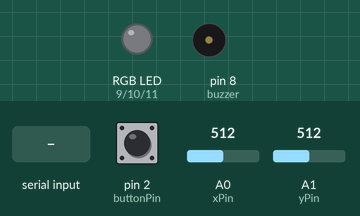
The sketch below on a simulated Arduino Uno, built with avr-gcc and run on an emulated ATmega328P. On the bench: an RGB LED mixed from three pins (HIGH = lit), buzzer (waves = sounding). Inputs (shaded band) come from the test bench; at power-on: pin 2 (buttonPin) HIGH, A0 (xPin) = 512, A1 (yPin) = 512. What the sketch prints to the serial monitor is not drawn.

Above: at 1.2 s.
1.3 s: "G" received over Serial
At 2.2 s:
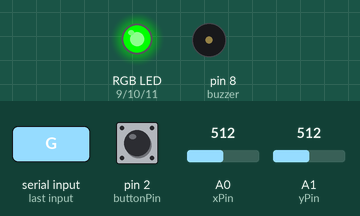
2.8 s: "Y" received over Serial
At 3.6 s:
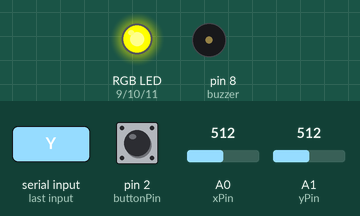
4.3 s: "R" received over Serial
At 5.0 s:
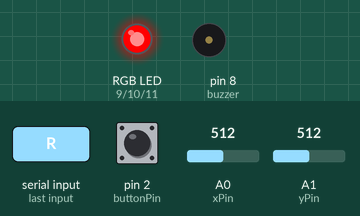
5.8 s: "F" received over Serial
At 6.2 s:
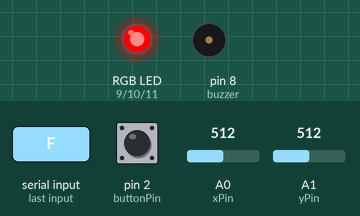
Timing chart, 0 to 8.8 s (numbered marks = the images above; inputs shaded):
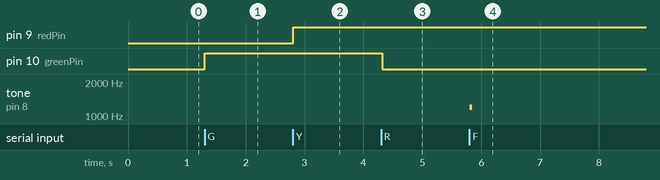

Measured:
- after the input at 1.3 s, pin 10 (greenPin): LOW → HIGH at once
- after the input at 2.8 s, pin 9 (redPin): LOW → HIGH at once
- after the input at 4.3 s, pin 10 (greenPin): HIGH → LOW at once
- after the input at 5.8 s, tone on pin 8 (buzzer): silent → 1200 Hz at once, → silent 0.05 s later

The sketch:

space2d.ino
```cpp
// ===============================
// SPACE SHOOTER ARDUINO CODE
// Joystick + RGB LED + Buzzer
// ===============================

const int xPin = A0;
const int yPin = A1;
const int buttonPin = 2;

const int redPin = 9;
const int greenPin = 10;
const int bluePin = 11;

const int buzzer = 8;

void setup() {
  Serial.begin(9600);

  pinMode(buttonPin, INPUT_PULLUP);

  pinMode(redPin, OUTPUT);
  pinMode(greenPin, OUTPUT);
  pinMode(bluePin, OUTPUT);

  pinMode(buzzer, OUTPUT);

  digitalWrite(redPin, LOW);
  digitalWrite(greenPin, LOW);
  digitalWrite(bluePin, LOW);
}

void loop() {

  // Read joystick
  int x = analogRead(xPin);
  int y = analogRead(yPin);

  // Button (1 = pressed)
  int button = !digitalRead(buttonPin);

  // Send to Processing
  Serial.print(x);
  Serial.print(",");
  Serial.print(y);
  Serial.print(",");
  Serial.println(button);

  // Receive commands from Processing
  if (Serial.available()) {

    char cmd = Serial.read();

    if (cmd == 'G') {
      // Full health (Green)
      digitalWrite(redPin, LOW);
      digitalWrite(greenPin, HIGH);
      digitalWrite(bluePin, LOW);
    }

    else if (cmd == 'Y') {
      // Medium health (Yellow)
      digitalWrite(redPin, HIGH);
      digitalWrite(greenPin, HIGH);
      digitalWrite(bluePin, LOW);
    }

    else if (cmd == 'R') {
      // Critical health (Red)
      digitalWrite(redPin, HIGH);
      digitalWrite(greenPin, LOW);
      digitalWrite(bluePin, LOW);
    }

    else if (cmd == 'F') {
      // Fire sound
      tone(buzzer, 1200, 50);
    }

    else if (cmd == 'H') {
      // Hit sound
      tone(buzzer, 600, 200);
    }

    else if (cmd == 'X') {
      // Game Over sound
      tone(buzzer, 400, 700);
    }
  }

  delay(20);
}
```
